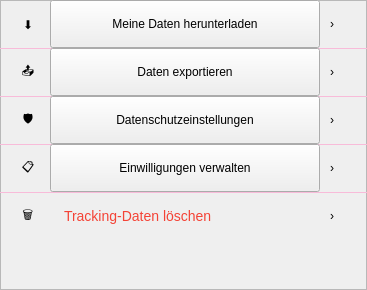
    <widget class="QFrame" name="cardDaten">
     <property name="geometry"><rect><x>10</x><y>852</y><width>367</width><height>290</height></rect></property>
     <property name="frameShape"><enum>QFrame::StyledPanel</enum></property>

     <widget class="QLabel"><property name="geometry"><rect><x>14</x><y>0</y><width>28</width><height>48</height></rect></property><property name="settingsIcon" stdset="0"><string>true</string></property><property name="text"><string>⬇️</string></property><property name="alignment"><set>Qt::AlignCenter</set></property></widget>
     <widget class="QPushButton" name="btnDatenDownload"><property name="geometry"><rect><x>50</x><y>0</y><width>270</width><height>48</height></rect></property><property name="cursor"><cursorShape>PointingHandCursor</cursorShape></property><property name="text"><string>Meine Daten herunterladen</string></property><property name="settingsRow" stdset="0"><string>true</string></property></widget>
     <widget class="QLabel"><property name="geometry"><rect><x>330</x><y>14</y><width>28</width><height>20</height></rect></property><property name="chevron" stdset="0"><string>true</string></property><property name="text"><string>›</string></property></widget>
     <widget class="QFrame"><property name="geometry"><rect><x>0</x><y>48</y><width>367</width><height>1</height></rect></property><property name="frameShape"><enum>QFrame::HLine</enum></property><property name="styleSheet"><string notr="true">background:#F8BBD9;max-height:1px;border:none;</string></property></widget>

     <widget class="QLabel"><property name="geometry"><rect><x>14</x><y>48</y><width>28</width><height>48</height></rect></property><property name="settingsIcon" stdset="0"><string>true</string></property><property name="text"><string>📤</string></property><property name="alignment"><set>Qt::AlignCenter</set></property></widget>
     <widget class="QPushButton" name="btnDatenExport"><property name="geometry"><rect><x>50</x><y>48</y><width>270</width><height>48</height></rect></property><property name="cursor"><cursorShape>PointingHandCursor</cursorShape></property><property name="text"><string>Daten exportieren</string></property><property name="settingsRow" stdset="0"><string>true</string></property></widget>
     <widget class="QLabel"><property name="geometry"><rect><x>330</x><y>62</y><width>28</width><height>20</height></rect></property><property name="chevron" stdset="0"><string>true</string></property><property name="text"><string>›</string></property></widget>
     <widget class="QFrame"><property name="geometry"><rect><x>0</x><y>96</y><width>367</width><height>1</height></rect></property><property name="frameShape"><enum>QFrame::HLine</enum></property><property name="styleSheet"><string notr="true">background:#F8BBD9;max-height:1px;border:none;</string></property></widget>

     <widget class="QLabel"><property name="geometry"><rect><x>14</x><y>96</y><width>28</width><height>48</height></rect></property><property name="settingsIcon" stdset="0"><string>true</string></property><property name="text"><string>🛡️</string></property><property name="alignment"><set>Qt::AlignCenter</set></property></widget>
     <widget class="QPushButton" name="btnDatenschutz"><property name="geometry"><rect><x>50</x><y>96</y><width>270</width><height>48</height></rect></property><property name="cursor"><cursorShape>PointingHandCursor</cursorShape></property><property name="text"><string>Datenschutzeinstellungen</string></property><property name="settingsRow" stdset="0"><string>true</string></property></widget>
     <widget class="QLabel"><property name="geometry"><rect><x>330</x><y>110</y><width>28</width><height>20</height></rect></property><property name="chevron" stdset="0"><string>true</string></property><property name="text"><string>›</string></property></widget>
     <widget class="QFrame"><property name="geometry"><rect><x>0</x><y>144</y><width>367</width><height>1</height></rect></property><property name="frameShape"><enum>QFrame::HLine</enum></property><property name="styleSheet"><string notr="true">background:#F8BBD9;max-height:1px;border:none;</string></property></widget>

     <widget class="QLabel"><property name="geometry"><rect><x>14</x><y>144</y><width>28</width><height>48</height></rect></property><property name="settingsIcon" stdset="0"><string>true</string></property><property name="text"><string>📋</string></property><property name="alignment"><set>Qt::AlignCenter</set></property></widget>
     <widget class="QPushButton" name="btnEinwilligungen"><property name="geometry"><rect><x>50</x><y>144</y><width>270</width><height>48</height></rect></property><property name="cursor"><cursorShape>PointingHandCursor</cursorShape></property><property name="text"><string>Einwilligungen verwalten</string></property><property name="settingsRow" stdset="0"><string>true</string></property></widget>
     <widget class="QLabel"><property name="geometry"><rect><x>330</x><y>158</y><width>28</width><height>20</height></rect></property><property name="chevron" stdset="0"><string>true</string></property><property name="text"><string>›</string></property></widget>
     <widget class="QFrame"><property name="geometry"><rect><x>0</x><y>192</y><width>367</width><height>1</height></rect></property><property name="frameShape"><enum>QFrame::HLine</enum></property><property name="styleSheet"><string notr="true">background:#F8BBD9;max-height:1px;border:none;</string></property></widget>

     <widget class="QLabel"><property name="geometry"><rect><x>14</x><y>192</y><width>28</width><height>48</height></rect></property><property name="settingsIcon" stdset="0"><string>true</string></property><property name="text"><string>🗑️</string></property><property name="alignment"><set>Qt::AlignCenter</set></property></widget>
     <widget class="QPushButton" name="btnDatenLoeschen"><property name="geometry"><rect><x>50</x><y>192</y><width>270</width><height>48</height></rect></property><property name="cursor"><cursorShape>PointingHandCursor</cursorShape></property><property name="text"><string>Tracking-Daten löschen</string></property><property name="settingsRow" stdset="0"><string>true</string></property><property name="styleSheet"><string>color:#F44336;text-align:left;padding:0 14px;font-size:14px;border:none;background:transparent;min-height:48px;</string></property></widget>
     <widget class="QLabel"><property name="geometry"><rect><x>330</x><y>206</y><width>28</width><height>20</height></rect></property><property name="chevron" stdset="0"><string>true</string></property><property name="text"><string>›</string></property></widget>
    </widget>
